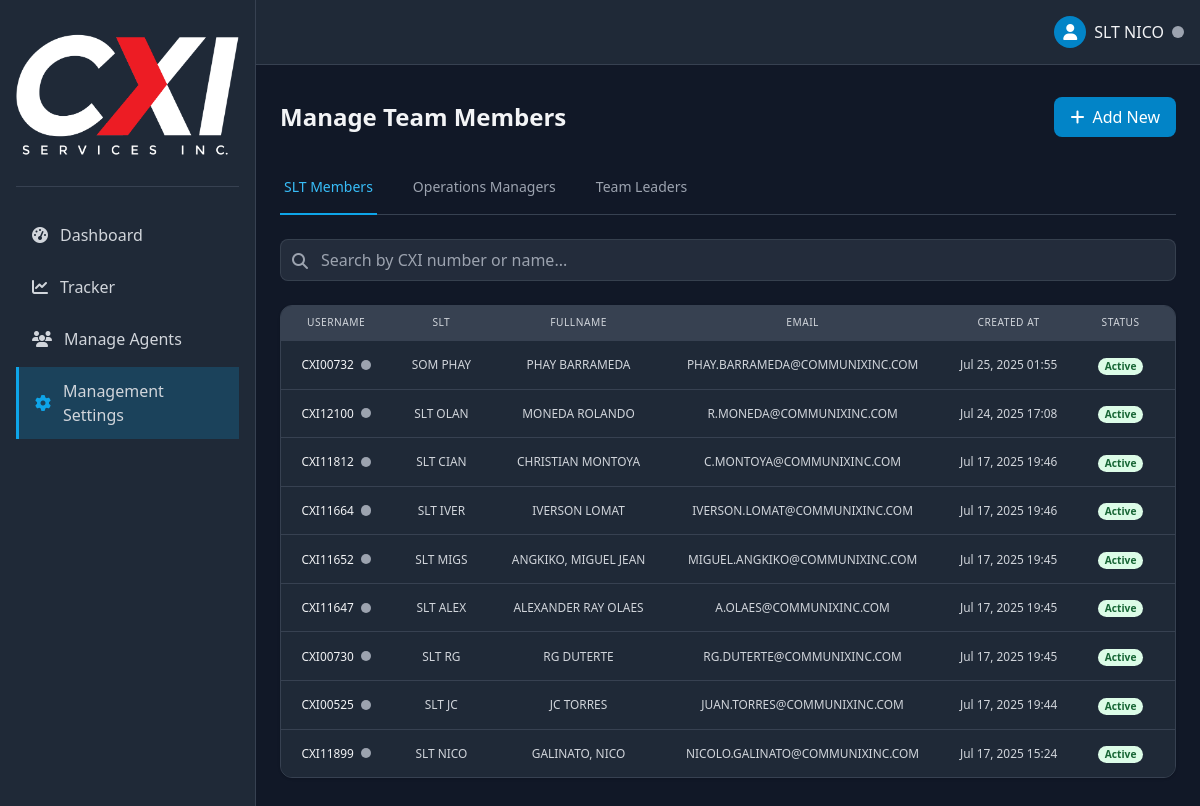
/admin/users.php?tab=users (signed in), run on the app's committed database.
### tables this page shows
CREATE TABLE `users` (
  `id` int(11) NOT NULL,
  `username` varchar(50) NOT NULL,
  `fullname` varchar(100) NOT NULL,
  `sub_name` varchar(50) NOT NULL,
  `password` varchar(255) NOT NULL,
  `slt_email` varchar(100) NOT NULL,
  `created_at` timestamp NOT NULL DEFAULT current_timestamp(),
  `login_attempts` int(11) DEFAULT 0,
  `last_failed_login` timestamp NULL DEFAULT NULL,
  `locked_until` timestamp NULL DEFAULT NULL,
  `role` enum('user','admin') DEFAULT 'admin',
  `is_active` tinyint(1) NOT NULL DEFAULT 1,
  `last_activity` timestamp NULL DEFAULT NULL,
  `last_modified` timestamp NULL DEFAULT current_timestamp() ON UPDATE current_timestamp()
);

### admin/partials/users_table.php (the view, shortened to what this page needs)
<?php
require_once __DIR__ . '/../../includes/functions.php';
$page = isset($_POST['page']) ? (int)$_POST['page'] : (isset($_GET['page']) ? (int)$_GET['page'] : 1);
$type = isset($_POST['type']) ? $_POST['type'] : (isset($_GET['tab']) ? $_GET['tab'] : 'users');
$page = max($page, 1);
$table = 'users';
$idColumn = 'id';
$perPage = 10;
$searchQuery = '';
try {
    $countStmt = $pdo->prepare("SELECT COUNT(*) FROM $table $searchQuery");
    $countStmt->execute();
    $totalRecords = $countStmt->fetchColumn();
} catch (PDOException $e) {
    $totalRecords = 0;
}
$totalPages = ceil($totalRecords / $perPage);
$page = min($page, $totalPages);
$offset = ($page - 1) * $perPage;
try {
    $query = "SELECT * FROM $table $searchQuery ORDER BY created_at DESC LIMIT :limit OFFSET :offset";
    $stmt = $pdo->prepare($query);
    $stmt->bindValue(':limit', $perPage, PDO::PARAM_INT);
    $stmt->bindValue(':offset', $offset, PDO::PARAM_INT);
    $stmt->execute();
    $records = $stmt->fetchAll();
} catch (PDOException $e) {
    $records = [];
}
?>
<div class="bg-gray-800 rounded-xl border border-gray-700 overflow-hidden shadow">
    <div class="overflow-x-auto">
        <table class="min-w-full divide-y divide-gray-700 w-full [&_th]:text-center [&_td]:text-center " style="zoom:85%">
            <thead class="bg-gray-700">
                <tr>
                    <?php if ($type === 'users'): ?>
                        <th scope="col" class="px-6 py-3 text-left text-xs font-medium text-gray-300 uppercase tracking-wider">Username</th>
                        <th scope="col" class="px-6 py-3 text-left text-xs font-medium text-gray-300 uppercase tracking-wider">SLT</th>
                        <th scope="col" class="px-6 py-3 text-left text-xs font-medium text-gray-300 uppercase tracking-wider">Fullname</th>
                        <th scope="col" class="px-6 py-3 text-left text-xs font-medium text-gray-300 uppercase tracking-wider">Email</th>
                    <?php endif; ?>
                    <th scope="col" class="px-6 py-3 text-left text-xs font-medium text-gray-300 uppercase tracking-wider">Created At</th>
                    <th scope="col" class="px-6 py-3 text-left text-xs font-medium text-gray-300 uppercase tracking-wider">Status</th>
                    <th scope="col" class="px-6 py-3 text-right text-xs font-medium text-gray-300 uppercase tracking-wider">Actions</th>
                </tr>
            </thead>
            <tbody class="bg-gray-800 divide-y divide-gray-700">
                <?php if (empty($records)): ?>
                    <tr>
                        <td colspan="<?= $type === 'users' ? 8 : 7 ?>" class="px-6 py-4 text-center text-gray-400">
                            No records found
                        </td>
                    </tr>
                <?php else: ?>
                    <?php foreach ($records as $record): ?>
                    <tr class="hover:bg-gray-700/50">
                        <?php if ($type === 'users'): ?>
                            <td class="px-6 py-4 whitespace-nowrap">
                                <div class="flex items-center">
                                    <div class="text-sm font-medium text-gray-100" style="text-transform: uppercase;"><?= htmlspecialchars($record['username']) ?></div>
                                    <?php if ($type === 'users'): ?>
                                        <span class="ml-2 relative flex h-3 w-3">
                                            <span class="relative inline-flex rounded-full h-3 w-3 bg-gray-400 online-status" data-user-id="<?= $record[$idColumn] ?>"></span>
                                        </span>
                                    <?php endif; ?>
                                </div>
                            </td>
                            <td class="px-6 py-4 whitespace-nowrap">
                                <div class="text-sm text-gray-300"><?= htmlspecialchars($record['sub_name']) ?></div>
                            </td>
                            <td class="px-6 py-4 whitespace-nowrap">
                                <div class="text-sm text-gray-300"><?= htmlspecialchars($record['fullname']) ?></div>
                            </td>
                            <td class="px-6 py-4 whitespace-nowrap">
                                <div class="text-sm text-gray-300" style="text-transform: uppercase;"><?= htmlspecialchars($record['slt_email']) ?></div>
                            </td>
                        <?php endif; ?>
                        <td class="px-6 py-4 whitespace-nowrap text-sm text-gray-300">
                            <?= date('M d, Y H:i', strtotime($record['created_at'])) ?>
                        </td>
                        <td class="px-6 py-4 whitespace-nowrap">
                            <span class="px-2 inline-flex text-xs leading-5 font-semibold rounded-full <?= $record['is_active'] ? 'bg-green-100 text-green-800' : 'bg-red-100 text-red-800' ?>">
                                <?= $record['is_active'] ? 'Active' : 'Inactive' ?>
                            </span>
                        </td>
                        <td class="px-6 py-4 whitespace-nowrap text-right text-sm font-medium">
                        </td>
                    </tr>
                    <?php endforeach; ?>
                <?php endif; ?>
            </tbody>
        </table>
    </div>
</div>

### data on the page
users: username "CXI00732", sub_name "SOM PHAY", fullname "PHAY BARRAMEDA", slt_email "PHAY.BARRAMEDA@COMMUNIXINC.COM", created_at "Jul 25, 2025 01:55", is_active "Active"
users: username "CXI12100", sub_name "SLT OLAN", fullname "MONEDA ROLANDO", slt_email "R.MONEDA@COMMUNIXINC.COM", created_at "Jul 24, 2025 17:08", is_active "Active"
users: username "CXI11812", sub_name "SLT CIAN", fullname "CHRISTIAN MONTOYA", slt_email "C.MONTOYA@COMMUNIXINC.COM", created_at "Jul 17, 2025 19:46", is_active "Active"
users: username "CXI11664", sub_name "SLT IVER", fullname "IVERSON LOMAT", slt_email "IVERSON.LOMAT@COMMUNIXINC.COM", created_at "Jul 17, 2025 19:46", is_active "Active"
users: username "CXI11652", sub_name "SLT MIGS", fullname "ANGKIKO, MIGUEL JEAN", slt_email "MIGUEL.ANGKIKO@COMMUNIXINC.COM", created_at "Jul 17, 2025 19:45", is_active "Active"
users: username "CXI11647", sub_name "SLT ALEX", fullname "ALEXANDER RAY OLAES", slt_email "A.OLAES@COMMUNIXINC.COM", created_at "Jul 17, 2025 19:45", is_active "Active"
users: username "CXI00730", sub_name "SLT RG", fullname "RG DUTERTE", slt_email "RG.DUTERTE@COMMUNIXINC.COM", created_at "Jul 17, 2025 19:45", is_active "Active"
users: username "CXI00525", sub_name "SLT JC", fullname "JC TORRES", slt_email "JUAN.TORRES@COMMUNIXINC.COM", created_at "Jul 17, 2025 19:44", is_active "Active"
users: username "CXI11899", sub_name "SLT NICO", fullname "GALINATO, NICO", slt_email "NICOLO.GALINATO@COMMUNIXINC.COM", created_at "Jul 17, 2025 15:24", is_active "Active"

### other printed values
$_SESSION['nickname'] "SLT NICO"
